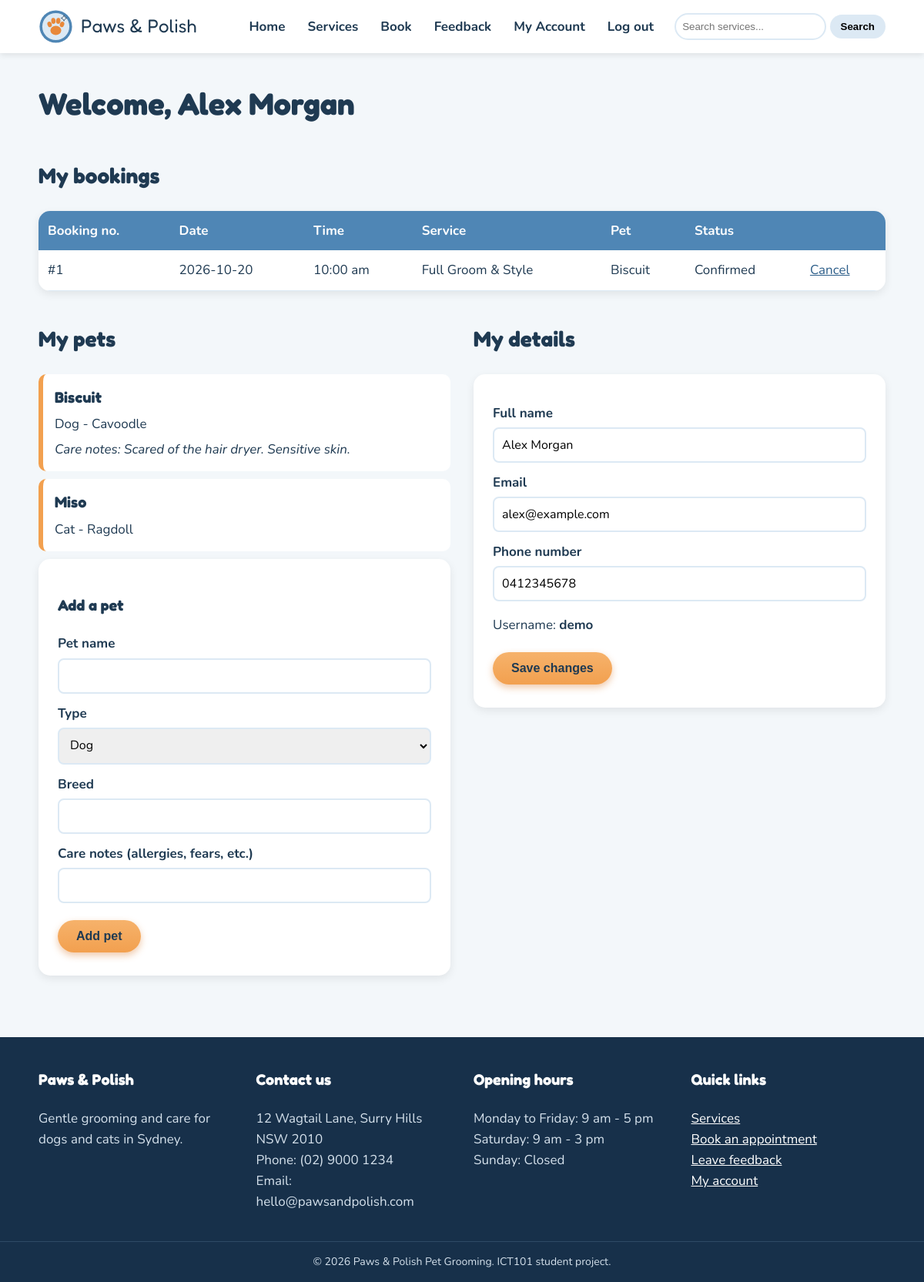
The app's page /account.php (signed in) with its own data.
### tables this page shows
CREATE TABLE users (
    user_id    INT AUTO_INCREMENT PRIMARY KEY,
    full_name  VARCHAR(100) NOT NULL,
    username   VARCHAR(50)  NOT NULL UNIQUE,
    email      VARCHAR(100) NOT NULL,
    phone      VARCHAR(20)  NOT NULL,
    password   VARCHAR(255) NOT NULL
);

CREATE TABLE bookings (
    booking_id   INT AUTO_INCREMENT PRIMARY KEY,
    user_id      INT NOT NULL,
    pet_id       INT NOT NULL,
    service_id   INT NOT NULL,
    booking_date DATE NOT NULL,
    booking_time VARCHAR(10) NOT NULL,
    notes        VARCHAR(255),
    status       VARCHAR(20) NOT NULL DEFAULT 'Confirmed',
    FOREIGN KEY (user_id)    REFERENCES users(user_id),
    FOREIGN KEY (pet_id)     REFERENCES pets(pet_id),
    FOREIGN KEY (service_id) REFERENCES services(service_id)
);

CREATE TABLE services (
    service_id   INT AUTO_INCREMENT PRIMARY KEY,
    category     VARCHAR(50)  NOT NULL,
    service_name VARCHAR(100) NOT NULL,
    description  VARCHAR(255) NOT NULL,
    price        DECIMAL(6,2) NOT NULL
);

CREATE TABLE pets (
    pet_id     INT AUTO_INCREMENT PRIMARY KEY,
    user_id    INT NOT NULL,
    pet_name   VARCHAR(50) NOT NULL,
    pet_type   VARCHAR(20) NOT NULL,
    breed      VARCHAR(50),
    care_notes VARCHAR(255),
    FOREIGN KEY (user_id) REFERENCES users(user_id)
);

### account.php (the view, shortened to what this page needs)
<?php
include "db.php";
$user_id = $_SESSION['user_id'];
$user = mysqli_fetch_assoc(mysqli_query($conn, "SELECT * FROM users WHERE user_id = $user_id"));
$pets = mysqli_query($conn, "SELECT * FROM pets WHERE user_id = $user_id");
$bookings = mysqli_query($conn, "SELECT bookings.*, services.service_name, pets.pet_name
                                 FROM bookings
                                 JOIN services ON bookings.service_id = services.service_id
                                 JOIN pets ON bookings.pet_id = pets.pet_id
                                 WHERE bookings.user_id = $user_id
                                 ORDER BY booking_date");
include "header.php";
?>
<section class="container">
    <h1>Welcome, <?php echo htmlspecialchars($user['full_name']); ?></h1>
    <h2>My bookings</h2>
    <?php if (mysqli_num_rows($bookings) == 0) { ?>
        <p>You have no bookings yet. <a href="booking.php">Book an appointment</a>.</p>
    <?php } else { ?>
        <table>
            <tr>
                <th>Booking no.</th>
                <th>Date</th>
                <th class="hide-mobile">Time</th>
                <th>Service</th>
                <th class="hide-mobile">Pet</th>
                <th>Status</th>
                <th></th>
            </tr>
            <?php while ($row = mysqli_fetch_assoc($bookings)) { ?>
                <tr>
                    <td>#<?php echo $row['booking_id']; ?></td>
                    <td><?php echo $row['booking_date']; ?></td>
                    <td class="hide-mobile"><?php echo $row['booking_time']; ?></td>
                    <td><?php echo $row['service_name']; ?></td>
                    <td class="hide-mobile"><?php echo htmlspecialchars($row['pet_name']); ?></td>
                    <td><?php echo $row['status']; ?></td>
                    <td>
                        <?php if ($row['status'] == "Confirmed") { ?>
                            <a href="account.php?cancel=<?php echo $row['booking_id']; ?>" onclick="return confirm('Cancel this booking?')">Cancel</a>
                        <?php } ?>
                    </td>
                </tr>
            <?php } ?>
        </table>
    <?php } ?>
    <div class="two-columns">
        <div>
            <h2>My pets</h2>
            <?php while ($pet = mysqli_fetch_assoc($pets)) { ?>
                <div class="pet-card">
                    <h3><?php echo htmlspecialchars($pet['pet_name']); ?></h3>
                    <p><?php echo htmlspecialchars($pet['pet_type'] . " - " . $pet['breed']); ?></p>
                    <?php if ($pet['care_notes'] != "") { ?>
                        <p><em>Care notes: <?php echo htmlspecialchars($pet['care_notes']); ?></em></p>
                    <?php } ?>
                </div>
            <?php } ?>
            <form action="account.php" method="post" class="form-box" onsubmit="return validatePet()">
                <h3>Add a pet</h3>
                <label for="pet_name">Pet name</label>
                <input type="text" id="pet_name" name="pet_name">
                <label for="pet_type">Type</label>
                <select id="pet_type" name="pet_type">
                    <option>Dog</option>
                </select>
                <label for="breed">Breed</label>
                <input type="text" id="breed" name="breed">
                <label for="care_notes">Care notes (allergies, fears, etc.)</label>
                <input type="text" id="care_notes" name="care_notes">
                <button type="submit" name="add_pet" value="1" class="button">Add pet</button>
            </form>
        </div>
        <div>
            <h2>My details</h2>
            <form action="account.php" method="post" class="form-box" onsubmit="return validateDetails()">
                <label for="full_name">Full name</label>
                <input type="text" id="full_name" name="full_name" value="<?php echo htmlspecialchars($user['full_name']); ?>">
                <label for="email">Email</label>
                <input type="text" id="email" name="email" value="<?php echo htmlspecialchars($user['email']); ?>">
                <label for="phone">Phone number</label>
                <input type="text" id="phone" name="phone" value="<?php echo htmlspecialchars($user['phone']); ?>">
                <p>Username: <strong><?php echo htmlspecialchars($user['username']); ?></strong></p>
                <button type="submit" name="update_details" value="1" class="button">Save changes</button>
            </form>
        </div>
    </div>
</section>
<?php include "footer.php"; ?>

### style.css (style rules this page uses)
body { margin: 0; font-family: "Nunito", Arial, sans-serif; font-size: 17px; line-height: 1.6; color: #1F3A52; background-color: #F3F7FA; }
h1, h2, h3 { font-family: "Fredoka", Arial, sans-serif; color: #1F3A52; }
h1 { font-size: 40px; margin-bottom: 10px; }
h2 { font-size: 28px; margin-top: 40px; }
a { color: #2E5F8A; }
.container { max-width: 1100px; margin: 0 auto; padding: 0 20px 20px; }
.button { display: inline-block; padding: 12px 24px; margin: 5px 5px 5px 0; border: none; border-radius: 30px; background: linear-gradient(to bottom, #F6B26B, #F2A04F); color: #1F3A52; font-size: 16px; font-weight: bold; text-decoration: none; cursor: pointer; box-shadow: 0 4px 10px rgba(217, 119, 43, 0.4); transition: transform 0.2s; }
table { width: 100%; border-collapse: collapse; background-color: white; border-radius: 15px; overflow: hidden; box-shadow: 0 4px 12px rgba(0, 0, 0, 0.08); }
th { background-color: #4F86B5; color: white; text-align: left; padding: 12px; }
td { padding: 12px; border-bottom: 1px solid #DCE9F4; }
.form-box { max-width: 500px; padding: 25px; margin-bottom: 20px; background-color: white; border-radius: 15px; box-shadow: 0 4px 12px rgba(0, 0, 0, 0.08); }
.form-box label { display: block; margin-top: 12px; font-weight: bold; }
.form-box input[type="text"], .form-box input[type="password"], .form-box input[type="date"], .form-box select, .form-box textarea { width: 100%; box-sizing: border-box; padding: 10px; margin-top: 5px; border: 2px solid #DCE9F4; border-radius: 8px; font-family: inherit; font-size: 16px; transition: border-color 0.3s; }
.two-columns { display: flex; gap: 30px; }
.two-columns > div { flex: 1; }
.pet-card { padding: 10px 15px; margin-bottom: 10px; background-color: white; border-left: 6px solid #F2A04F; border-radius: 10px; }
.pet-card h3, .pet-card p { margin: 5px 0; }

### records on screen
users: full_name "Alex Morgan", email "alex@example.com", phone "0412345678", username "demo"
bookings: booking_id "1", booking_date "2026-10-20", booking_time "10:00 am", service.service_name "Full Groom & Style", pet.pet_name "Biscuit", status "Confirmed"
pets: pet_name "Biscuit", pet_type+breed "Dog - Cavoodle", care_notes "Scared of the hair dryer. Sensitive skin."
pets: pet_name "Miso", pet_type+breed "Cat - Ragdoll"
